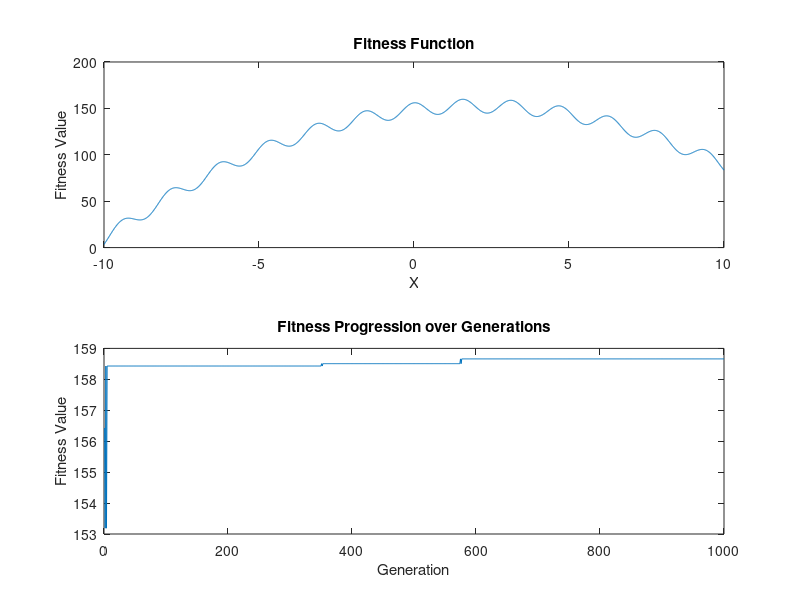

This chart was generated by the following MATLAB code:
%%
clc
clear all
close all

X = -10:0.01:10;
Y = -15*(sin(2*X).^2)-((X-2).^2) + 160;

[a, b] = size(X);
r4 = randperm(b);
XX = X(:, r4);
x = XX(1:10);

n = 1000;
selectionType = 2;  % 1 for Roulette Wheel, 2 for Tournament Selection
crossoverRate = 0.8;
mutationRate = 0.01;

FF = zeros(1, n);
FF_hat = zeros(1, n);

for i = 1:n
    fitness = -15*(sin(2*x).^2)-((x-2).^2) + 160;
    
    best = find(fitness == max(fitness));
    best1 = x(best);
    best2 = best1(1);

    FF(i) = max(fitness);

    % Selection mechanism
    if selectionType == 1  % Roulette Wheel Selection
        totalFitness = sum(fitness);
        prob = fitness / totalFitness;

        cumProb = cumsum(prob);
        newPop = zeros(1, 10);
        
        for j = 1:10
            randVal = rand;
            newPop(j) = x(find(cumProb >= randVal, 1));
        end
        x = newPop;
        
    elseif selectionType == 2  % Tournament Selection
        for k = 1:10
            r4 = randperm(10);
            candidates = x(r4(1:2));
            fitnessCandidates = fitness(r4(1:2));
            
            [~, winnerIdx] = max(fitnessCandidates);
            x(k) = candidates(winnerIdx);
        end
    end

    % Crossover (with crossover rate)
    for k = 1:2:7
        if rand < crossoverRate
            r5 = rand;
            r = -1:0.1:1;
            rr = randperm(21);
            sigma = r(:, rr);

            x(k) = x(k) + sigma(1) * (x(k) - x(k+1));
            x(k+1) = x(k+1) - sigma(1) * (x(k) - x(k+1));
        end
    end
    
    % Mutation (with mutation rate)
    if rand < mutationRate
        s = 0.01;
        rrr = randperm(10);
        x(1) = x(1) + s * rrr(1);
    end
    
    fitness_hat = -15*(sin(2*x).^2)-((x-2).^2) + 160;
    FF_hat(i) = max(fitness_hat);
    
    bad = find(fitness_hat == min(fitness_hat));
    x(bad) = best2;
end

% Output 
figure(1)
subplot(211), plot(X, Y)
xlabel('X')
ylabel('Fitness Value')
title('Fitness Function')

subplot(212), plot(FF_hat)
xlabel('Generation')
ylabel('Fitness Value')
title('Fitness Progression over Generations')

% Display the best solution found
bestSolution = x(find(fitness_hat == max(fitness_hat), 1));
disp(['最佳解 x = ', num2str(bestSolution)])
disp(['對應適應度 = ', num2str(max(FF_hat))])
